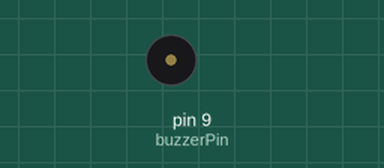
Simulated run of this sketch. Board: Arduino Uno, built with avr-gcc and run on an emulated ATmega328P. Parts: buzzer (waves = sounding).

Above: at 0.1 s.
Timing chart, 0 to 1.8 s (numbered marks = the images above):
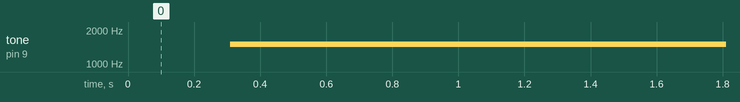

Measured:
- by itself, tone on pin 9 (buzzerPin): silent → 1500 Hz at 0.31 s

The sketch:

sketch_PassiveBuzzerSirene.ino
```cpp
int buzzerPin = 9;
float sinVal;
int freq;

void setup() {
  // put your setup code here, to run once:
  pinMode(buzzerPin, OUTPUT);
}

void loop() {
  // put your main code here, to run repeatedly:
  for (int x = 0; x < 365; x++){
    sinVal = sin(x * (PI/180)); // Calculate the sinus value of x converted to radians
    freq = 2000 + sinVal * 500; // Tone function
    tone(buzzerPin, freq);
    delay(1);
  }
}
```
